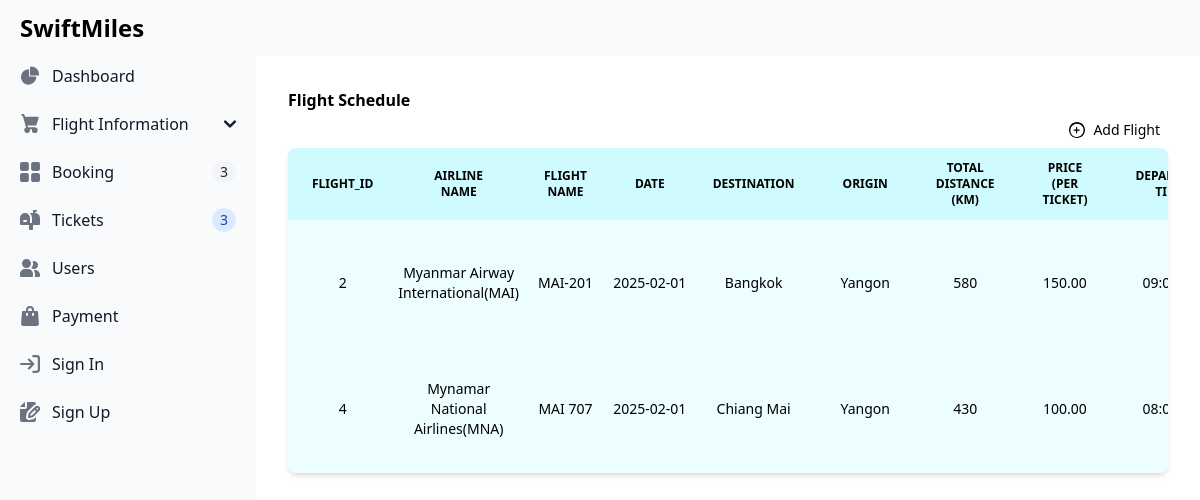
The page /admin/viewFlight.php on the database as committed earlier.
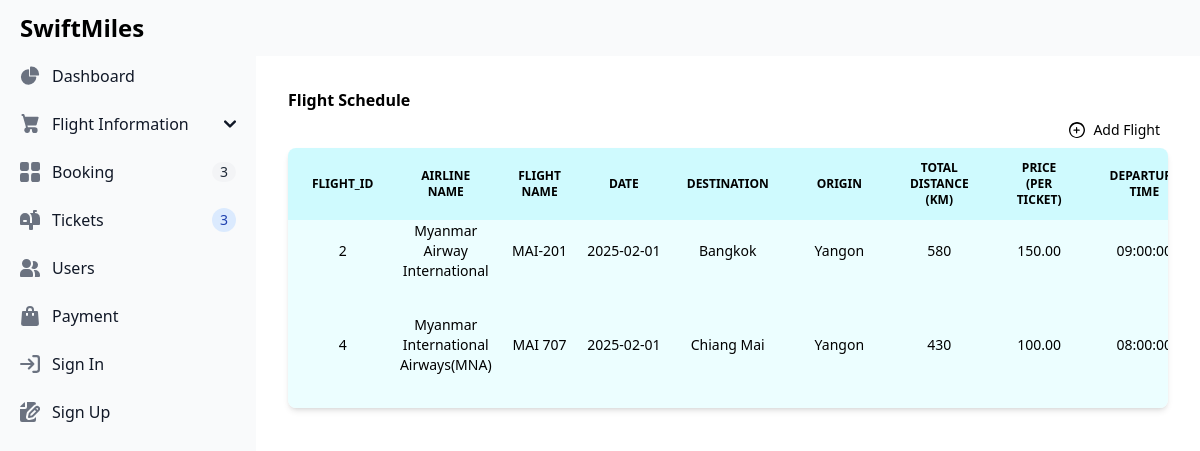
The same page on the database as committed later.
### tables this page shows
CREATE TABLE `flight` (
  `flight_id` int(11) NOT NULL,
  `airline_id` int(11) NOT NULL,
  `flight_name` varchar(100) NOT NULL,
  `flight_date` date NOT NULL,
  `destination` varchar(255) NOT NULL,
  `source` varchar(100) NOT NULL,
  `total_distance` varchar(100) NOT NULL,
  `fee_per_ticket` decimal(10,2) NOT NULL,
  `departure_time` time NOT NULL,
  `arrival_time` time NOT NULL,
  `capacity` int(11) NOT NULL,
  `seats_researved` int(11) NOT NULL,
  `seats_available` int(11) NOT NULL,
  `gate` varchar(255) NOT NULL,
  `placeImg` varchar(100) DEFAULT NULL
);

CREATE TABLE `airline` (
  `airline_id` int(11) NOT NULL,
  `airline_name` varchar(100) NOT NULL,
  `photo` varchar(100) DEFAULT NULL
);

### src/admin/viewFlight.php (the view, shortened to what this page needs)
<?php
    require_once "dbconnect.php";
    $sql = "SELECT
                    flight.flight_id,
                    airline.airline_name,
                    flight.flight_name,
                    flight.flight_date,
                    flight.destination,
                    flight.source,
                    flight.total_distance,
                    flight.fee_per_ticket,
                    flight.departure_time,
                    flight.arrival_time,
                    flight.capacity,
                    flight.seats_researved,
                    flight.seats_available,
                    flight.gate,
                    flight.placeImg
                FROM
                    flight
                INNER JOIN
                    airline
                ON
                    flight.airline_id = airline.airline_id;";
    try{
      $stmt = $conn->query($sql);
      $status = $stmt->execute();
      if($status){
        $flights = $stmt->fetchAll(PDO::FETCH_ASSOC);
      }
    }catch(PDOException $e){
      echo $e->getMessage();
    }
?>
<!doctype html>
<html>
<head>
    <link href="./output.css" rel="stylesheet">
    <script src="https://cdn.tailwindcss.com"></script>
</head>
<body>
   <nav class="fixed top-0 z-50 w-full bg-gray-50 dark:bg-gray-800">
   <div class="px-3 py-3 lg:px-5 lg:pl-3">
      <div class="flex items-center justify-between">
         <div class="flex items-center justify-start rtl:justify-end">
         <a href="https://flowbite.com" class="flex ms-2 md:me-24">
            <span class="self-center text-xl font-semibold sm:text-2xl whitespace-nowrap dark:text-white">SwiftMiles</span>
         </a>
         </div>
      </div>
   </div>
   </nav>
   <aside id="sidebar-multi-level-sidebar" class="fixed top-0 left-0 z-40 w-64 h-screen transition-transform -translate-x-full sm:translate-x-0 mt-10" aria-label="Sidebar">
      <div class="h-full px-3 py-4 overflow-y-auto bg-gray-50 dark:bg-gray-800">
         <ul class="space-y-2 font-medium">
            <li>
               <a href="admindashboard.php" class="flex items-center p-2 text-gray-900 rounded-lg dark:text-white hover:bg-gray-100 dark:hover:bg-gray-700 group">
                  <span class="ms-3">Dashboard</span>
               </a>
            </li>
            <li>
               <button type="button" class="flex items-center w-full p-2 text-base text-gray-900 transition duration-75 rounded-lg group hover:bg-gray-100 dark:text-white dark:hover:bg-gray-700" aria-controls="dropdown" data-collapse-toggle="dropdown" id="dropdownButton">
                     <span class="flex-1 ms-3 text-left rtl:text-right whitespace-nowrap">Flight Information</span>
                     <svg class="w-3 h-3" aria-hidden="true" xmlns="http://www.w3.org/2000/svg" fill="none" viewBox="0 0 10 6">
                        <path stroke="currentColor" stroke-linecap="round" stroke-linejoin="round" stroke-width="2" d="m1 1 4 4 4-4"/>
                     </svg>
               </button>
            </li>
            <li>
               <a href="#" class="flex items-center p-2 text-gray-900 rounded-lg dark:text-white hover:bg-gray-100 dark:hover:bg-gray-700 group">
                  <span class="flex-1 ms-3 whitespace-nowrap">Booking</span>
                  <span class="inline-flex items-center justify-center px-2 ms-3 text-sm font-medium text-gray-800 bg-gray-100 rounded-full dark:bg-gray-700 dark:text-gray-300">3</span>
               </a>
            </li>
            <li>
               <a href="#" class="flex items-center p-2 text-gray-900 rounded-lg dark:text-white hover:bg-gray-100 dark:hover:bg-gray-700 group">
                  <span class="flex-1 ms-3 whitespace-nowrap">Tickets</span>
                  <span class="inline-flex items-center justify-center w-3 h-3 p-3 ms-3 text-sm font-medium text-blue-800 bg-blue-100 rounded-full dark:bg-blue-900 dark:text-blue-300">3</span>
               </a>
            </li>
            <li>
               <a href="#" class="flex items-center p-2 text-gray-900 rounded-lg dark:text-white hover:bg-gray-100 dark:hover:bg-gray-700 group">
                  <span class="flex-1 ms-3 whitespace-nowrap">Users</span>
               </a>
            </li>
            <li>
               <a href="#" class="flex items-center p-2 text-gray-900 rounded-lg dark:text-white hover:bg-gray-100 dark:hover:bg-gray-700 group">
                  <span class="flex-1 ms-3 whitespace-nowrap">Payment</span>
               </a>
            </li>
            <li>
               <a href="#" class="flex items-center p-2 text-gray-900 rounded-lg dark:text-white hover:bg-gray-100 dark:hover:bg-gray-700 group">
                  <span class="flex-1 ms-3 whitespace-nowrap">Sign In</span>
               </a>
            </li>
            <li>
               <a href="#" class="flex items-center p-2 text-gray-900 rounded-lg dark:text-white hover:bg-gray-100 dark:hover:bg-gray-700 group">
                  <span class="flex-1 ms-3 whitespace-nowrap">Sign Up</span>
               </a>
            </li>
         </ul>
      </div>
   </aside>
   <div class="p-4 sm:ml-64">
      <div class="p-4 border-gray-200 dark:border-gray-700 mt-14">
         <div class="grid-cols-2">
            <div>
               <p>
                  <span class="font-semibold">Flight Schedule</span>
               </p>
            </div>
            <div>
               <a href="addNewFlightInfo.php" class="flex items-center justify-end p-2 text-sm text-black rounded-lg">
                  Add Flight
               </a>
            </div>
         </div>
         <div class="relative overflow-x-auto shadow-md sm:rounded-lg">
            <table class="w-full text-sm text-center rtl:text-right text-gray-500 dark:text-gray-400">
               <thead class="text-xs text-black uppercase bg-cyan-100">
                  <tr>
                     <th scope="col" class="px-6 py-3">
                           Flight_id
                     </th>
                     <th scope="col" class="px-6 py-3">
                           Airline Name
                     </th>
                     <th scope="col" class="px-6 py-3">
                           flight Name
                     </th>
                     <th scope="col" class="px-6 py-3">
                           Date
                     </th>
                     <th scope="col" class="px-6 py-3">
                           Destination
                     </th>
                     <th scope="col" class="px-6 py-3">
                           Origin
                     </th> <th scope="col" class="px-6 py-3">
                           Total Distance (km)
                     </th>
                     <th scope="col" class="px-6 py-3">
                           Price (per ticket)
                     </th>
                     <th scope="col" class="px-6 py-3">
                           Departure Time
                     </th>
                  </tr>
               </thead>
               <tbody class=" bg-cyan-50 text-black">
               <?php
               if(isset($flights)){
                  foreach($flights as $flight){
                     echo "<tr>
                           <td>$flight[flight_id]</td>
                           <td>$flight[airline_name]</td>
                           <td>$flight[flight_name]</td>
                           <td>$flight[flight_date]</td>
                           <td>$flight[destination]</td>
                           <td>$flight[source]</td>
                           <td>$flight[total_distance]</td>
                           <td>$flight[fee_per_ticket]</td>
                           <td>$flight[departure_time]</td>
                           <td>$flight[arrival_time]</td>
                           <td>$flight[gate]</td>
                           <td>$flight[capacity]</td>
                           <td>$flight[seats_researved]</td>
                           <td>$flight[seats_available]</td>
                           <td><img src='$flight[placeImg]'></td>
                           <td class='flex flex-direction:column aligh-items:center pt-30'>
                                 <a href='updateFlight.php?fid=$flight[flight_id]'><img src='/images/updated.png' height='20' width='20' alt='update'></a>
                                 <a href='deleteFlight.php?fid=$flight[flight_id]'><img src='/images/delete.png' height='20' width='20' alt='delete'></a>
                           </td>
                        </tr>";
                  }
               }    ?>
               </tbody>
            </table>
         </div>
      </div>
   </div>
</body>

Rows that differ between the two databases and show on the page:
changed flight "MAI-201": airline.airline_name "Myanmar Airway International(MAI)" → "Myanmar Airway International"
changed through a linked row, flight "MAI 707": airline.airline_name "Mynamar National Airlines(MNA)" → "Myanmar International Airways(MNA)"
